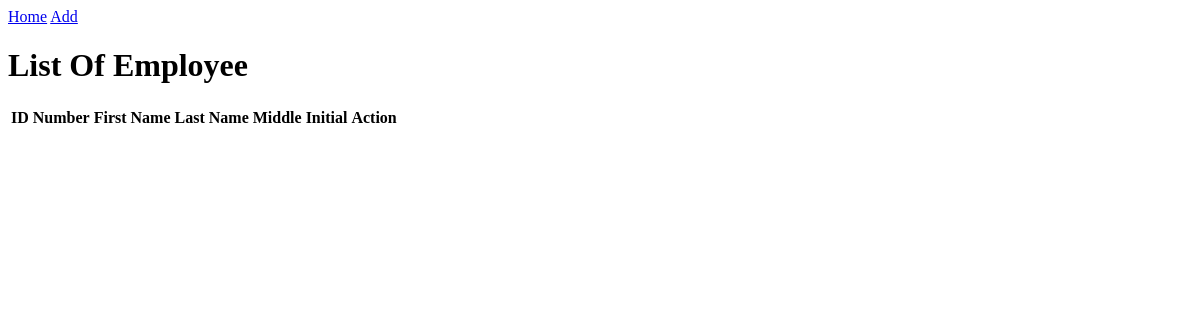
Page /read_employee.php on the earlier database version.
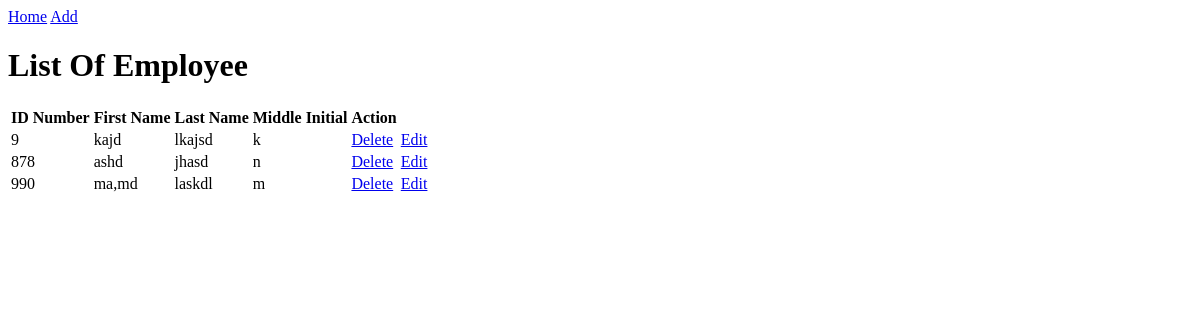
Same page on the later database version.
### tables this page shows
CREATE TABLE `employee` (
  `id_number` int(11) NOT NULL,
  `firstname` varchar(50) NOT NULL,
  `lastname` varchar(50) NOT NULL,
  `middle_name` char(1) NOT NULL
);

### read_employee.php (the view, shortened to what this page needs)
<?php
require 'connect2.php';
	$sql = "SELECT * FROM employee";
	$records=mysqli_query($con,$sql);
?>
<!DOCTYPE html>
<html>
<body>
	<a class="btn" href="main.html">Home</a>
	<a class="btn" href="employee.php">Add</a>
		<h1>List Of Employee</h1>
      <table>
      	<tr>
      		<th>ID Number</th>
      		<th>First Name</th>
			<th>Last Name</th>
			<th>Middle Initial</th>
            <th >Action</th>
      	</tr>
	       	<?php
      		while($information=mysqli_fetch_assoc($records)){
      			echo "<tr>";?>
						<td><?php echo $information['id_number'] ?></td>
						<td><?php echo $information['firstname'] ?></td>
						<td><?php echo $information['lastname'] ?></td>
						<td><?php echo $information['middle_name'] ?></td>
						<td>
								<a href="delete_employee.php?delete_id=<?php echo $information['id_number']; ?>">Delete</i></a>
						</td>
						<td>
							<a href="edit_employee.php?edit_id=<?php echo $information['id_number']; ?>">Edit</i></a>
						</td>
					</tr>
    	<?php
    		}
      	?>
      </table>
</body>
</html>

Differences in the rows shown:
added employee: id_number "9", firstname "kajd", lastname "lkajsd", middle_name "k"
added employee: id_number "878", firstname "ashd", lastname "jhasd", middle_name "n"
added employee: id_number "990", firstname "ma,md", lastname "laskdl", middle_name "m"
